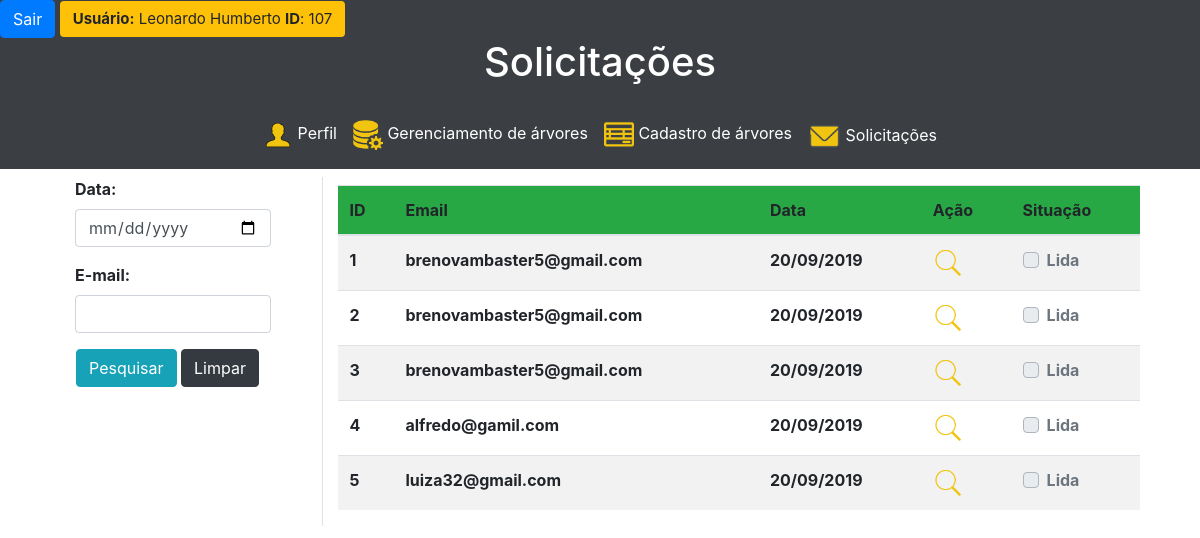
Screenshot of /user/solicitacoes.php (signed in) with the database file from the repository.
### tables this page shows
CREATE TABLE `solicita` (
  `IdSol` int(11) NOT NULL,
  `Nome` varchar(60) NOT NULL,
  `DataSol` date NOT NULL,
  `texto` varchar(350) NOT NULL,
  `EmailSol` varchar(50) NOT NULL,
  `statusSol` varchar(20) NOT NULL
);

### user/solicitacoes.php (the view, shortened to what this page needs)
<!doctype html>
<html lang="pt-br">
<head>
    <link rel="stylesheet" type="text/css" href="../css/perfil1.css">
    <link rel="stylesheet" href="https://stackpath.bootstrapcdn.com/bootstrap/4.3.1/css/bootstrap.min.css">
</head>
<body>
    <?php include('statusSession.php');   ?>
    <div class="top-total">
        <div class="menu">
            <h1> Solicitações </h1>
        </div>
        <?php include('navbar.php'); ?>
    </div>
    <div class="container row mx-auto ">
        <div class="pesquisa-form form-group bloco-form col-md-3 mt-2  border-right ">
            <form action="Solicitacoes.php" method="GET">
                <div class="form-group col-md-11 col-sm-9">
                    <label for="Especie"><b>Data:</b></label>
                    <input class="form-control" type="Date" name="data">
                </div>
                <div class="form-group col-md-11 col-sm-9 ">
                    <label for="email"><b>E-mail:</b></label>
                    <input type="email" class="form-control" name="email ">
                </div>
                <div class="ml-3">
                    <input type="submit" name="pesquisa" class="btn btn-info" value="Pesquisar">
                    <input type="reset" class="btn btn-dark" value="Limpar">
                </div>
            </form>
        </div>
            <?php
            require_once('../00 - BD/bd_conexao.php');
            $sql = " SELECT * FROM solicita  ORDER BY statusSol desc, DataSol ";
            $resultado = $con->query($sql);
            ?>
        <div class=" col-md-9 mt-3 table table-responsive">
            <table class="table table-striped  ">
                <thead>
                    <tr class="bg-success ">
                        <th scope="col">ID</th>
                        <th scope="col">Email</th>
                        <th scope="col">Data</th>
                        <th scope="col">Ação</th>
                        <th>Situação</th>
                    </tr>
                </thead>
                <tbody>
                     <?php while ($infoSol = mysqli_fetch_object($resultado)) { ?>
                    <tr>
                        <th> <?php echo $infoSol->IdSol; ?>      </th>
                        <th> <?php  echo $infoSol->EmailSol;?>   </th>
                        <th>
                            <?php
                                $date = DateTime::createFromFormat('Y-m-d', $infoSol->DataSol);
                                echo $date->format('d/m/Y');
                            ?>
                        </th>
                        <th><a href="verSolicitacao.php?id=<?php echo $infoSol->IdSol; ?>  "> <img src="../img/ver.png" alt="ver" width="30px" height="30px" >  </a></th>
                        <th>
                            <div class="custom-control custom-checkbox ">
                             <?php if($infoSol->statusSol == "nao lido" ){   ?>
                                <label class="custom-control-label " for="situacao">Lida</label>
                            <?php }else{ ?>
                                <input type="checkbox" name="status" class="custom-control-input" disabled checked id="situacao">
                                <label class="custom-control-label " for="situacao">Lida</label>
                            <?php } ?>
                            </div>
                        </th>
                    </tr>
                <?php }
                ?>
                </tbody>
            </table>
        </div>
    </div>
</body>
</html>

### css/perfil1.css (style rules this page uses)
html, body { height: 100%; }
a { text-decoration: none; }
.menu { text-align: center; align-items: center; display: flex; flex-direction: row; flex-wrap: wrap; justify-content: center; background-color: #3b3e42; padding-bottom: 10px; }
h1 { color: #fff; }
.btn { background-color: #bcd3f7; }

### rows the page displays
solicita: IdSol "1", EmailSol "brenovambaster5@gmail.com", DataSol "20/09/2019", statusSol "Lida"
solicita: IdSol "2", EmailSol "brenovambaster5@gmail.com", DataSol "20/09/2019", statusSol "Lida"
solicita: IdSol "3", EmailSol "brenovambaster5@gmail.com", DataSol "20/09/2019", statusSol "Lida"
solicita: IdSol "4", EmailSol "alfredo@gamil.com", DataSol "20/09/2019", statusSol "Lida"
solicita: IdSol "5", EmailSol "luiza32@gmail.com", DataSol "20/09/2019", statusSol "Lida"

### other values shown
$_SESSION['validarSessao'] "Leonardo Humberto"
$_SESSION['IdUsu'] "107"
